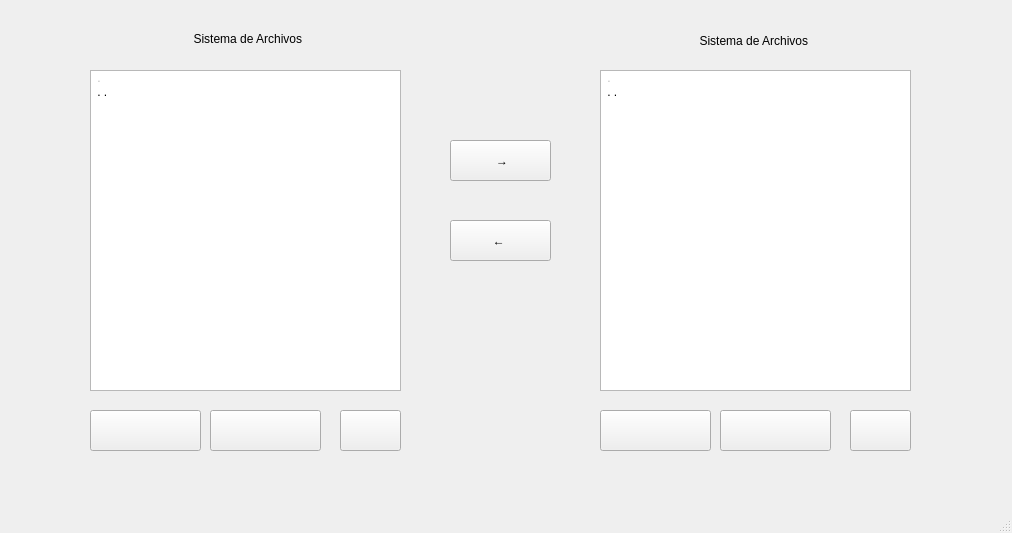
<?xml version="1.0" encoding="UTF-8"?>
<ui version="4.0">
 <class>MainWindow</class>
 <widget class="QMainWindow" name="MainWindow">
  <property name="geometry">
   <rect>
    <x>0</x>
    <y>0</y>
    <width>1012</width>
    <height>533</height>
   </rect>
  </property>
  <property name="windowTitle">
   <string>Sistema de Archivos</string>
  </property>
  <property name="toolTipDuration">
   <number>1</number>
  </property>
  <property name="styleSheet">
   <string notr="true">background-color:(255, 255, 255)</string>
  </property>
  <property name="toolButtonStyle">
   <enum>Qt::ToolButtonFollowStyle</enum>
  </property>
  <widget class="QWidget" name="centralwidget">
   <property name="mouseTracking">
    <bool>false</bool>
   </property>
   <widget class="QListWidget" name="ListTree_1">
    <property name="enabled">
     <bool>true</bool>
    </property>
    <property name="geometry">
     <rect>
      <x>90</x>
      <y>70</y>
      <width>311</width>
      <height>321</height>
     </rect>
    </property>
    <property name="selectionMode">
     <enum>QAbstractItemView::ExtendedSelection</enum>
    </property>
    <property name="selectionBehavior">
     <enum>QAbstractItemView::SelectItems</enum>
    </property>
    <property name="iconSize">
     <size>
      <width>16</width>
      <height>16</height>
     </size>
    </property>
    <property name="viewMode">
     <enum>QListView::ListMode</enum>
    </property>
    <property name="currentRow">
     <number>-1</number>
    </property>
    <property name="sortingEnabled">
     <bool>false</bool>
    </property>
    <item>
     <property name="text">
      <string> .</string>
     </property>
     <property name="flags">
      <set>ItemIsUserCheckable</set>
     </property>
    </item>
    <item>
     <property name="text">
      <string> . .</string>
     </property>
    </item>
   </widget>
   <widget class="QListWidget" name="ListTree_2">
    <property name="geometry">
     <rect>
      <x>600</x>
      <y>70</y>
      <width>311</width>
      <height>321</height>
     </rect>
    </property>
    <property name="selectionMode">
     <enum>QAbstractItemView::ExtendedSelection</enum>
    </property>
    <property name="iconSize">
     <size>
      <width>16</width>
      <height>16</height>
     </size>
    </property>
    <property name="currentRow">
     <number>-1</number>
    </property>
    <item>
     <property name="text">
      <string> .</string>
     </property>
     <property name="flags">
      <set>ItemIsUserCheckable</set>
     </property>
    </item>
    <item>
     <property name="text">
      <string> . .</string>
     </property>
    </item>
   </widget>
   <widget class="QPushButton" name="CopyButtonTree_1">
    <property name="geometry">
     <rect>
      <x>450</x>
      <y>140</y>
      <width>101</width>
      <height>41</height>
     </rect>
    </property>
    <property name="text">
     <string> →</string>
    </property>
    <property name="icon">
     <iconset>
      <normaloff>../Iconoss/1455554314_line-15_icon-icons.com32_53330.png</normaloff>../Iconoss/1455554314_line-15_icon-icons.com32_53330.png</iconset>
    </property>
    <property name="iconSize">
     <size>
      <width>32</width>
      <height>32</height>
     </size>
    </property>
   </widget>
   <widget class="QPushButton" name="CopyButtonTree_2">
    <property name="geometry">
     <rect>
      <x>450</x>
      <y>220</y>
      <width>101</width>
      <height>41</height>
     </rect>
    </property>
    <property name="text">
     <string>← </string>
    </property>
    <property name="icon">
     <iconset>
      <normaloff>../Iconoss/1455554314_line-15_icon-icons.com32_53330.png</normaloff>../Iconoss/1455554314_line-15_icon-icons.com32_53330.png</iconset>
    </property>
    <property name="iconSize">
     <size>
      <width>32</width>
      <height>32</height>
     </size>
    </property>
   </widget>
   <widget class="QPushButton" name="AddFileButton_1">
    <property name="enabled">
     <bool>true</bool>
    </property>
    <property name="geometry">
     <rect>
      <x>90</x>
      <y>410</y>
      <width>111</width>
      <height>41</height>
     </rect>
    </property>
    <property name="text">
     <string/>
    </property>
    <property name="icon">
     <iconset>
      <normaloff>../Iconoss/gg.png</normaloff>../Iconoss/gg.png</iconset>
    </property>
    <property name="iconSize">
     <size>
      <width>32</width>
      <height>32</height>
     </size>
    </property>
   </widget>
   <widget class="QPushButton" name="AddArchiveButton_1">
    <property name="geometry">
     <rect>
      <x>210</x>
      <y>410</y>
      <width>111</width>
      <height>41</height>
     </rect>
    </property>
    <property name="text">
     <string/>
    </property>
    <property name="icon">
     <iconset>
      <normaloff>../Iconoss/32document_add_256_icon-icons.com_75994.png</normaloff>../Iconoss/32document_add_256_icon-icons.com_75994.png</iconset>
    </property>
    <property name="iconSize">
     <size>
      <width>32</width>
      <height>32</height>
     </size>
    </property>
   </widget>
   <widget class="QPushButton" name="DeleteButton_1">
    <property name="geometry">
     <rect>
      <x>340</x>
      <y>410</y>
      <width>61</width>
      <height>41</height>
     </rect>
    </property>
    <property name="text">
     <string/>
    </property>
    <property name="icon">
     <iconset>
      <normaloff>../Iconoss/ic_delete32_128_28267.png</normaloff>../Iconoss/ic_delete32_128_28267.png</iconset>
    </property>
    <property name="iconSize">
     <size>
      <width>32</width>
      <height>32</height>
     </size>
    </property>
   </widget>
   <widget class="QPushButton" name="AddFileButton_2">
    <property name="geometry">
     <rect>
      <x>600</x>
      <y>410</y>
      <width>111</width>
      <height>41</height>
     </rect>
    </property>
    <property name="text">
     <string/>
    </property>
    <property name="icon">
     <iconset>
      <normaloff>../Iconoss/gg.png</normaloff>../Iconoss/gg.png</iconset>
    </property>
    <property name="iconSize">
     <size>
      <width>32</width>
      <height>32</height>
     </size>
    </property>
    <property name="autoRepeatInterval">
     <number>99</number>
    </property>
   </widget>
   <widget class="QPushButton" name="AddArchiveButton_2">
    <property name="geometry">
     <rect>
      <x>720</x>
      <y>410</y>
      <width>111</width>
      <height>41</height>
     </rect>
    </property>
    <property name="text">
     <string/>
    </property>
    <property name="icon">
     <iconset>
      <normaloff>../Iconoss/32document_add_256_icon-icons.com_75994.png</normaloff>../Iconoss/32document_add_256_icon-icons.com_75994.png</iconset>
    </property>
    <property name="iconSize">
     <size>
      <width>32</width>
      <height>32</height>
     </size>
    </property>
   </widget>
   <widget class="QPushButton" name="DeleteButton_2">
    <property name="geometry">
     <rect>
      <x>850</x>
      <y>410</y>
      <width>61</width>
      <height>41</height>
     </rect>
    </property>
    <property name="text">
     <string/>
    </property>
    <property name="icon">
     <iconset>
      <normaloff>../Iconoss/ic_delete32_128_28267.png</normaloff>../Iconoss/ic_delete32_128_28267.png</iconset>
    </property>
    <property name="iconSize">
     <size>
      <width>32</width>
      <height>32</height>
     </size>
    </property>
   </widget>
   <widget class="QLabel" name="label">
    <property name="geometry">
     <rect>
      <x>180</x>
      <y>30</y>
      <width>139</width>
      <height>17</height>
     </rect>
    </property>
    <property name="text">
     <string>Sistema de Archivos </string>
    </property>
    <property name="alignment">
     <set>Qt::AlignCenter</set>
    </property>
   </widget>
   <widget class="QLabel" name="label_3">
    <property name="geometry">
     <rect>
      <x>670</x>
      <y>30</y>
      <width>171</width>
      <height>21</height>
     </rect>
    </property>
    <property name="text">
     <string>Sistema de Archivos </string>
    </property>
    <property name="alignment">
     <set>Qt::AlignCenter</set>
    </property>
   </widget>
  </widget>
  <widget class="QStatusBar" name="statusbar"/>
 </widget>
 <resources/>
 <connections/>
</ui>
